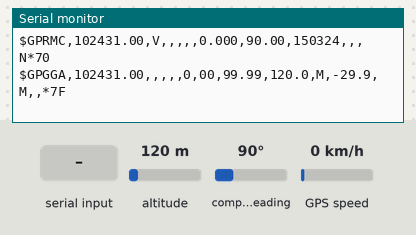
Simulated run of this sketch. Board: ESP32. On the bench: the last lines printed to the serial monitor. Inputs (shaded band) come from the test bench; at power-on: altitude 120 m, compass heading 90°, GPS speed 0 km/h. The GPS gets a fix after 3 s at 37.7749, -122.4194 with 8 satellites.

Above: at 1.2 s.
1.3 s: altitude set to 20 m
At 2.4 s:
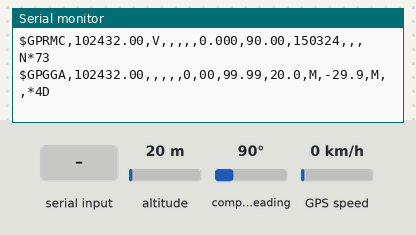
4.5 s: compass heading set to 269°
At 5.6 s:
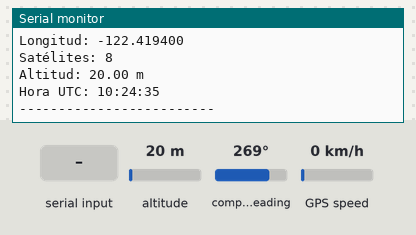
8.6 s: GPS speed set to 30 km/h
At 9.8 s:
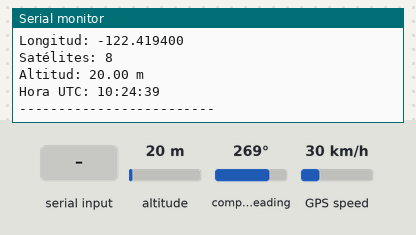
11.5 s: "1" received over the second serial link
At 11.9 s:
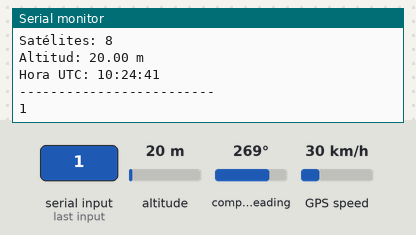
14.5 s: altitude set to 250 m
At 15.8 s:
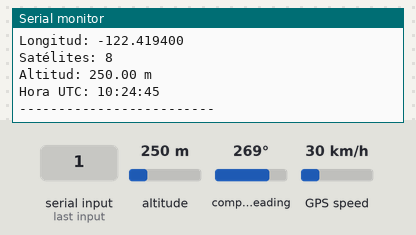
18.6 s: altitude set to 750 m
At 19.8 s:
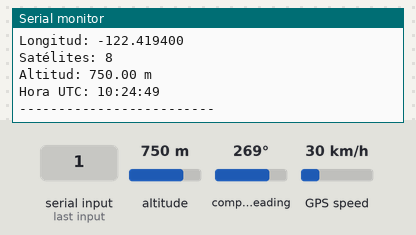
Timing chart, 0 to 21.5 s (numbered marks = the images above; inputs shaded):
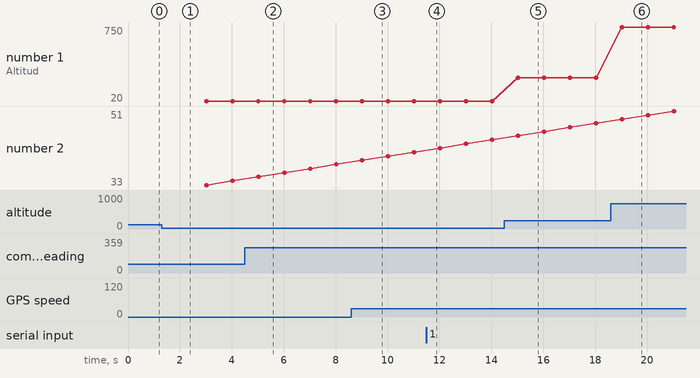

The sketch:

gps.ino
```cpp
#include <TinyGPSPlus.h>
#include <HardwareSerial.h>

// Objeto GPS
TinyGPSPlus gps;

// Creamos Serial2 para el GPS
HardwareSerial SerialGPS(2);

// Pines para UART2
const int RXPin = 16;  // GPS TX -> ESP32 RX2
const int TXPin = 17;  // GPS RX -> ESP32 TX2
const uint32_t GPSBaud = 9600; // Baudrate por defecto del NEO6M

void setup() {
  Serial.begin(115200);
  SerialGPS.begin(GPSBaud, SERIAL_8N1, RXPin, TXPin);

  Serial.println("Iniciando GPS...");
}

void loop() {
  while (SerialGPS.available()) { // SerialGPS.available() > 0
    char c = SerialGPS.read();    // lee un carácter
    Serial.print(c);              // muestra NMEA crudo
    gps.encode(c);                // pasa el mismo char al parser

    // Si TinyGPS++ detecta que hay datos nuevos de posición
    if (gps.location.isUpdated()) {
      Serial.print("Latitud: ");
      Serial.println(gps.location.lat(), 6);
      Serial.print("Longitud: ");
      Serial.println(gps.location.lng(), 6);
      Serial.print("Satélites: ");
      Serial.println(gps.satellites.value());
      Serial.print("Altitud: ");
      Serial.print(gps.altitude.meters());
      Serial.println(" m");
      Serial.print("Hora UTC: ");
      Serial.printf("%02d:%02d:%02d\n",
                    gps.time.hour(),
                    gps.time.minute(),
                    gps.time.second());
      Serial.println("-------------------------");
    }
  }
}
```

Measured:
- after the input at 1.3 s, the serial monitor: prints a new line after 0.71 s (image 1)
- after the input at 4.5 s, the serial monitor: prints a new line after 0.50 s (image 2)
- after the input at 8.6 s, the serial monitor: prints a new line after 0.41 s (image 3)
- after the input at 11.5 s, the serial monitor: prints a new line at once (image 4)
- after the input at 14.5 s, the serial monitor: prints a new line after 0.52 s (image 5)
- after the input at 18.6 s, the serial monitor: prints a new line after 0.42 s (image 6)
- plotted number 1: 20 → 250 after the input at 14.5 s, 250 → 750 after the input at 18.6 s
